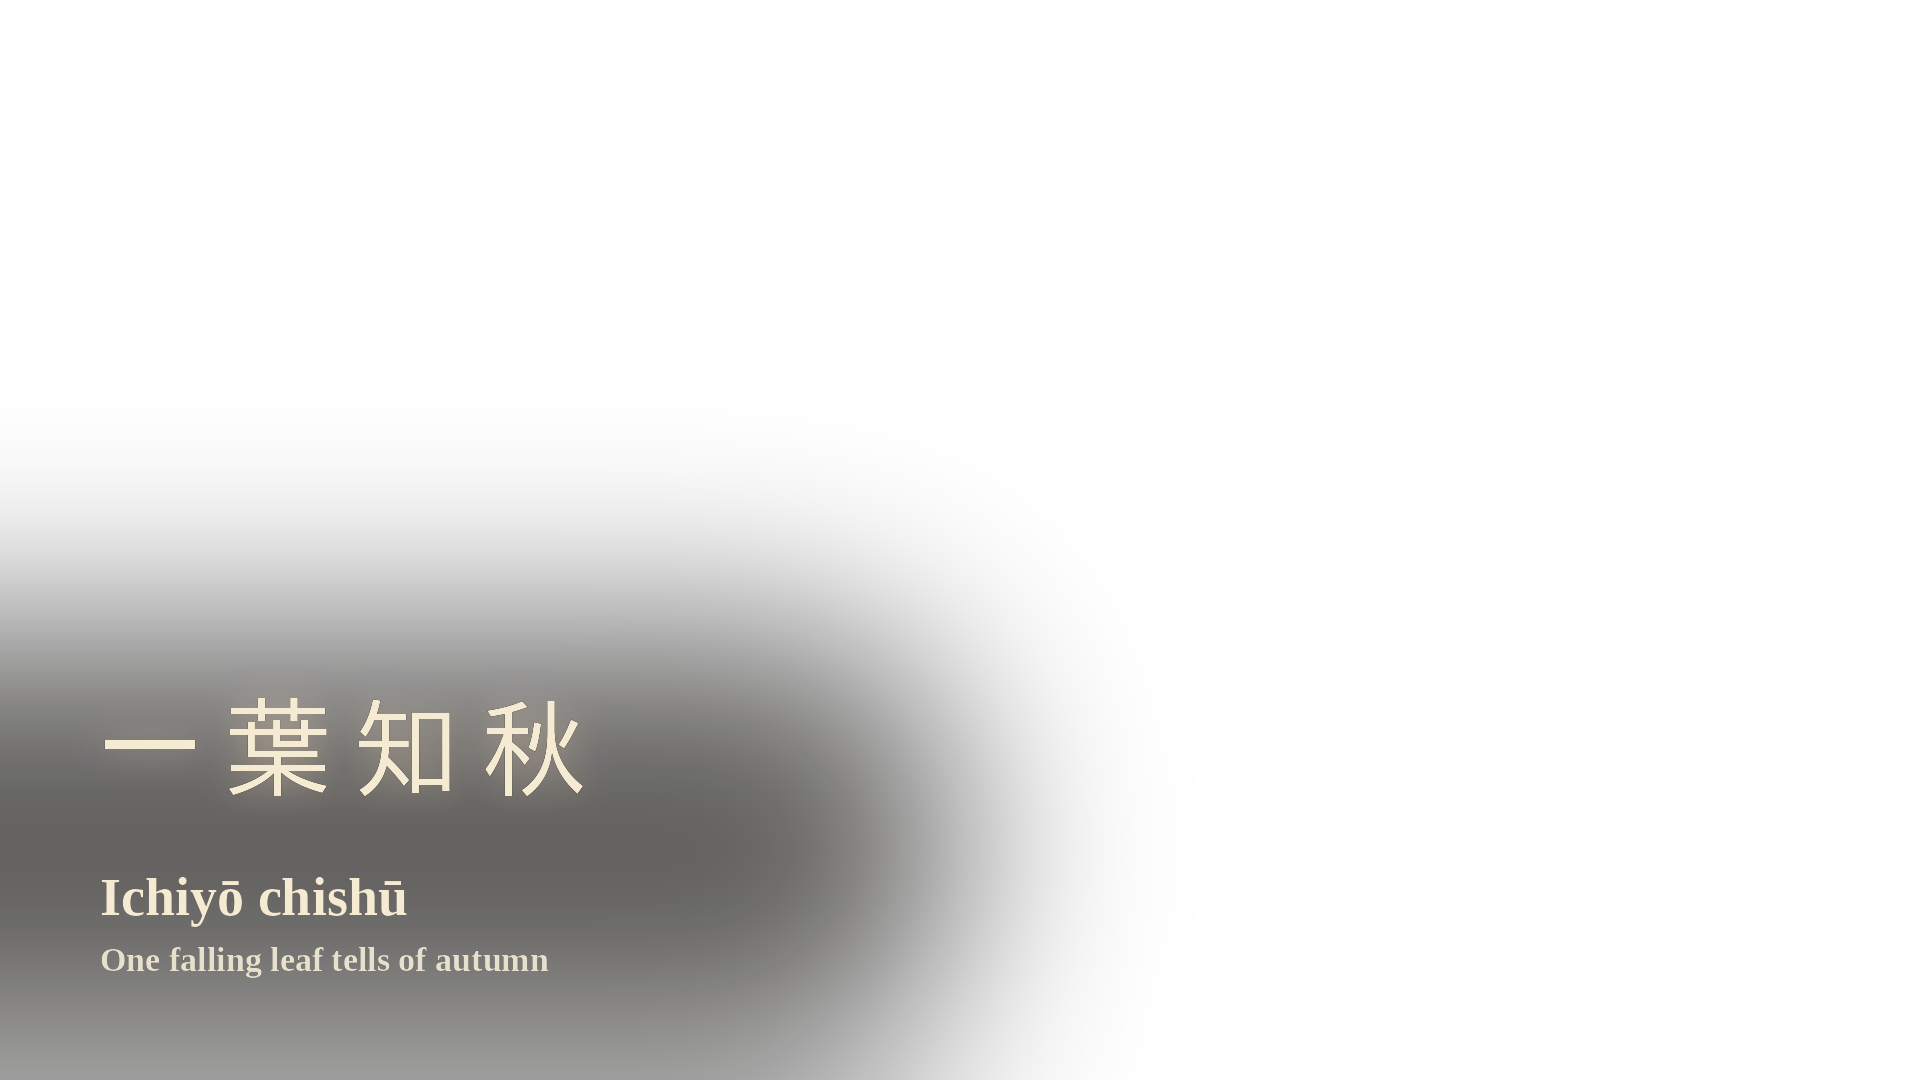

Write the Python code that produced this figure.
#!/usr/bin/env python3
"""AUTUMN LEAVES FALLING wisdom overlay — 1920x1080 transparent PNG for the long-form intro.

一葉知秋 / Ichiyō chishū / "One falling leaf tells of autumn" — a single leaf is
enough to know the whole season has turned; small signs, noticed quietly.

LEFT-lower, standard channel layout with its own blurred dark scrim, built
before the hero image arrived; re-check placement against the delivered hero.
In CapCut: TEXT layer on the top track, start 0:03, end 0:14, fade-in 2s /
fade-out 2s, no glow/shadow/box.
Cream #F5EAD2 (channel default), Liberation Serif Bold (locked channel font).

Kanji font: a Japanese gothic substitute, because YujiBoku (brush) is not in
the repo or this environment. Swap back if YujiBoku is restored.
"""
from PIL import Image, ImageDraw, ImageFont, ImageFilter

KANJI = "/usr/share/fonts/truetype/fonts-japanese-gothic.ttf"
SERIF = "/usr/share/fonts/truetype/liberation/LiberationSerif-Bold.ttf"
OUT = "/home/user/dan-documents/stillwave/assets/autumn-leaves-ichiyo-chishu-overlay.png"
W, H = 1920, 1080
CREAM = (245, 234, 210, 255)
SUB = (231, 224, 205, 255)
X = 96

img = Image.new("RGBA", (W, H), (0, 0, 0, 0))

# soft scrim so cream reads over the lower-left of the frame
s = Image.new("RGBA", (W, H), (0, 0, 0, 0))
ImageDraw.Draw(s).rounded_rectangle((-200, 636, 950, 1060), radius=170, fill=(8, 6, 4, 165))
img.alpha_composite(s.filter(ImageFilter.GaussianBlur(100)))

# 一葉知秋 — kanji (4 chars), cream, faint warm glow
f = ImageFont.truetype(KANJI, 108)
mask = Image.new("L", (W, H), 0)
md = ImageDraw.Draw(mask)
chars, pitch, y0 = ["一", "葉", "知", "秋"], 128, 692
l0, _, r0, _ = f.getbbox(chars[0])
c0 = X + (r0 - l0) / 2
for i, ch in enumerate(chars):
    l, t, r, b = f.getbbox(ch)
    md.text((c0 + i * pitch - (l + (r - l) / 2), y0), ch, font=f, fill=255)
glow = Image.new("RGBA", (W, H), (0, 0, 0, 0))
glow.paste((250, 220, 180, 255), (0, 0),
           mask.filter(ImageFilter.GaussianBlur(18)).point(lambda p: int(p * 0.45)))
img.alpha_composite(glow)
img.alpha_composite(Image.composite(Image.new("RGBA", (W, H), CREAM),
                                    Image.new("RGBA", (W, H), (0, 0, 0, 0)), mask))

d = ImageDraw.Draw(img)
d.text((X + 4, 866), "Ichiyō chishū", font=ImageFont.truetype(SERIF, 54), fill=CREAM)
d.text((X + 4, 940), "One falling leaf tells of autumn",
       font=ImageFont.truetype(SERIF, 34), fill=SUB)

img.save(OUT)
print("saved", OUT)
